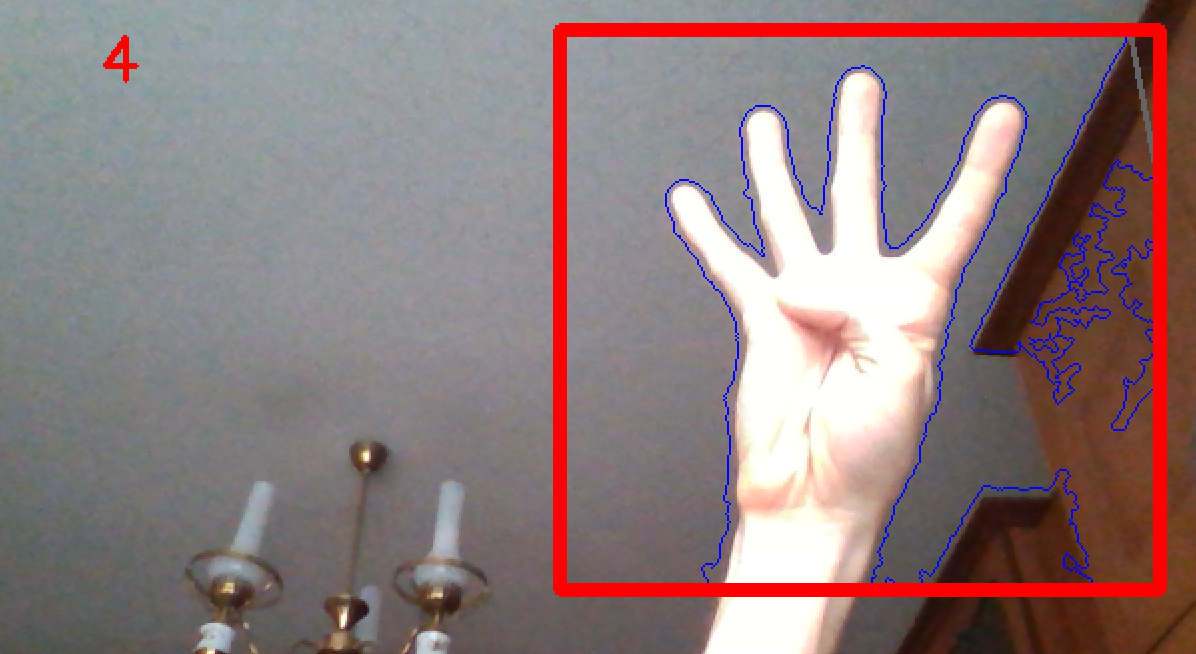
#> input picture images/fingercounter1.png, 1196 x 654 px, given in place of the camera
$ python fingercounter-authors.py
#> lines starting #> are read from the running program, lines starting #| are printed output that depends on the picture
# This code is a part of the course "Python for Computer Vision with OpenCV and Deep Learning":
# https://www.udemy.com/course/python-for-computer-vision-with-opencv-and-deep-learning/

import cv2
import numpy as np

# Used for distance calculation later on
from sklearn.metrics import pairwise

# This background will be a global variable that we update through a few functions
background = None

# Start with a halfway point between 0 and 1 of accumulated weight
accumulated_weight = 0.5


# Manually set up our ROI for grabbing the hand.
# Feel free to change these. I just chose the top right corner for filming.
roi_top = 20
roi_bottom = 300
roi_right = 300
roi_left = 600

def calc_accum_avg(frame, accumulated_weight):
    '''
    Given a frame and a previous accumulated weight, computed the weighted average of the image passed in.
    '''

    # Grab the background
    global background

    # For first time, create the background from a copy of the frame.
    if background is None:
        background = frame.copy().astype("float")
        return None

    # compute weighted average, accumulate it and update the background
    cv2.accumulateWeighted(frame, background, accumulated_weight)


# [98 lines left out: functions segment, count_fingers, not called in this run]


cam = cv2.VideoCapture(0)

# Intialize a frame count
num_frames = 0

# keep looping, until interrupted
while True:
    # get the current frame
    ret, frame = cam.read()
#> frame is the input picture: shape (654, 1196, 3); mean B, G, R 125.1, 124.3, 141.9

    # flip the frame so that it is not the mirror view
    frame = cv2.flip(frame, 1)
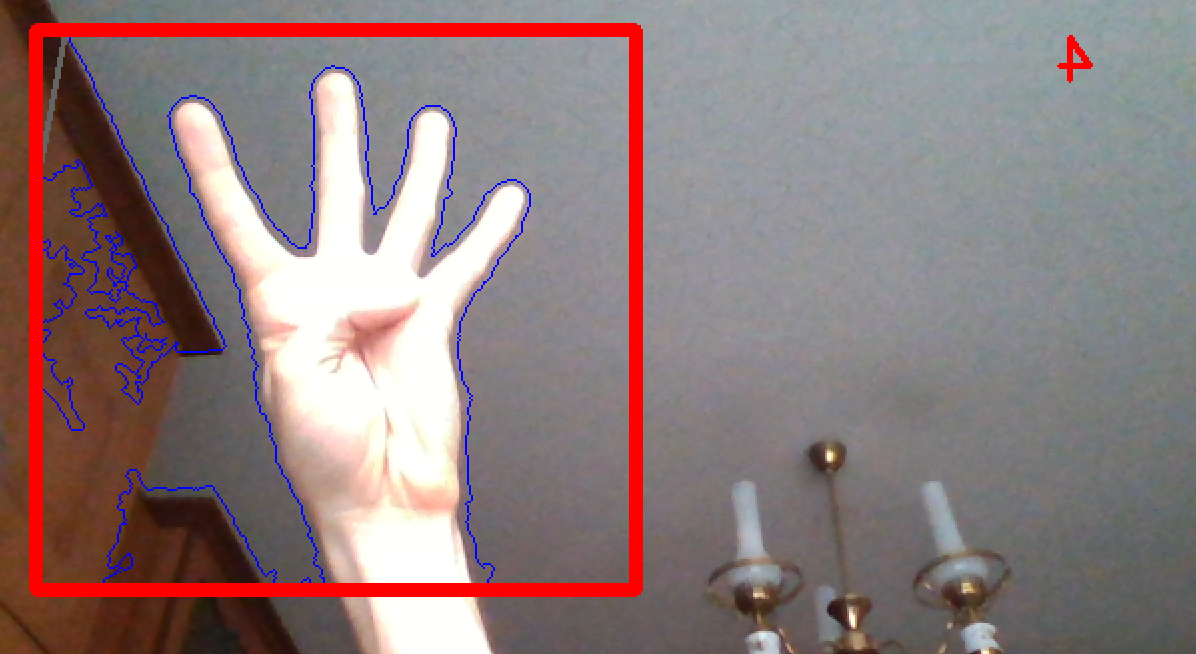
#> frame: shape (654, 1196, 3); mean B, G, R 125.1, 124.3, 141.9

    # clone the frame
    frame_copy = frame.copy()

    # Grab the ROI from the frame
    roi = frame[roi_top:roi_bottom, roi_right:roi_left]
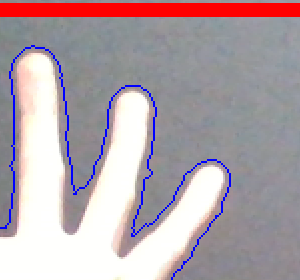
#> roi: shape (280, 300, 3); mean B, G, R 168.8, 162.3, 177.2

    # Apply grayscale and blur to ROI
    gray = cv2.cvtColor(roi, cv2.COLOR_BGR2GRAY)
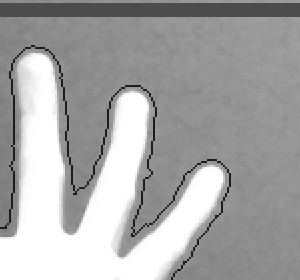
#> gray: shape (280, 300); min 29, max 255, mean 167.5
    gray = cv2.GaussianBlur(gray, (7, 7), 0)
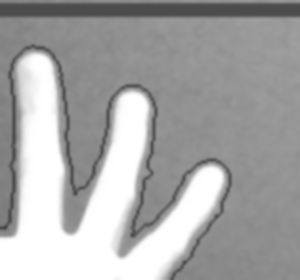
#> gray: shape (280, 300); min 69, max 255, mean 167.5

    # For the first 30 frames we will calculate the average of the background.
    # We will tell the user while this is happening
    if num_frames < 60:
        calc_accum_avg(gray, accumulated_weight)
        if num_frames <= 59:
            cv2.putText(frame_copy, "WAIT! GETTING BACKGROUND AVG.", (200, 400), cv2.FONT_HERSHEY_SIMPLEX, 1, (0,0,255), 2)
            cv2.imshow("Finger Count",frame_copy)

    else:
        # now that we have the background, we can segment the hand.

        # segment the hand region
        hand = segment(gray)

        # First check if we were able to actually detect a hand
        if hand is not None:

            # unpack
            thresholded, hand_segment = hand

            # Draw contours around hand segment
            cv2.drawContours(frame_copy, [hand_segment + (roi_right, roi_top)], -1, (255, 0, 0),1)

            # Count the fingers
            fingers, conv_hull = count_fingers(thresholded, hand_segment)

            # Display count
            cv2.putText(frame_copy, str(fingers), (70, 45), cv2.FONT_HERSHEY_SIMPLEX, 1, (0,0,255), 2)

            cv2.polylines(frame_copy, pts=[conv_hull+(roi_right,roi_top)], isClosed=True, color=(100,100,100), thickness=2)

            # Also display the thresholded image
            cv2.imshow("Thesholded", thresholded)

    # Draw ROI Rectangle on frame copy
    cv2.rectangle(frame_copy, (roi_left, roi_top), (roi_right, roi_bottom), (0,0,255), 5)
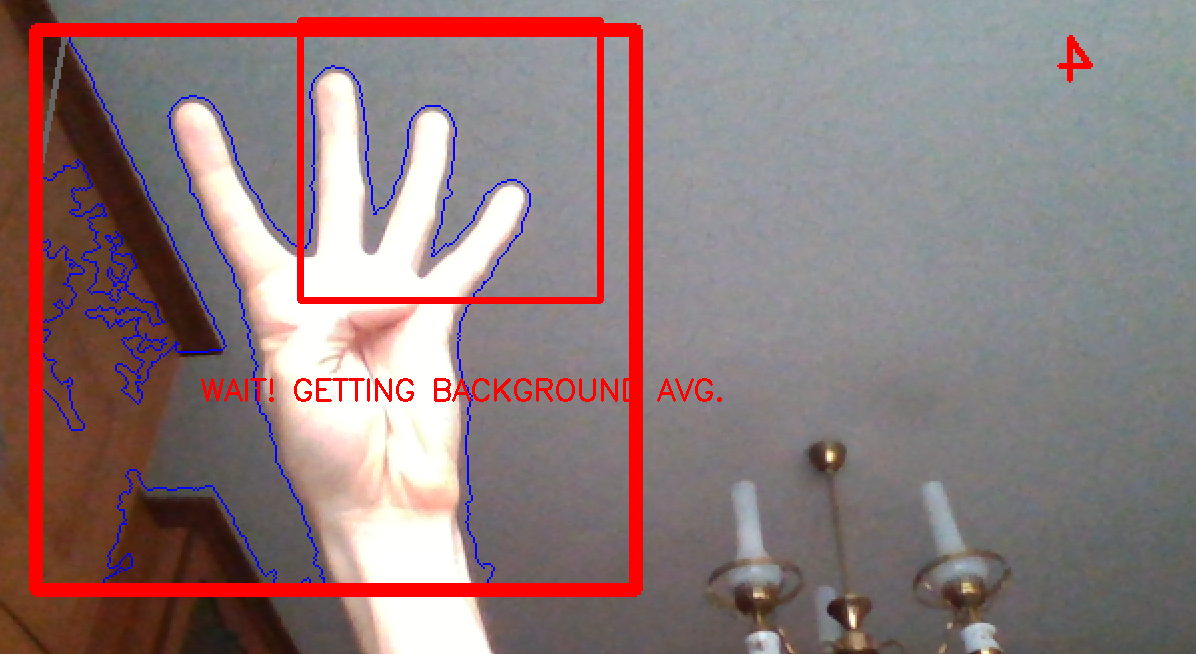
#> frame_copy: shape (654, 1196, 3); mean B, G, R 122.7, 121.9, 143.2

    # increment the number of frames for tracking
    num_frames += 1

    # Display the frame with segmented hand
    cv2.imshow("Finger Count", frame_copy)


    # Close windows with Esc
    k = cv2.waitKey(1) & 0xFF
#> (key Esc is pressed here)

    if k == 27:
        break

# Release the camera and destroy all the windows
cam.release()
cv2.destroyAllWindows()
